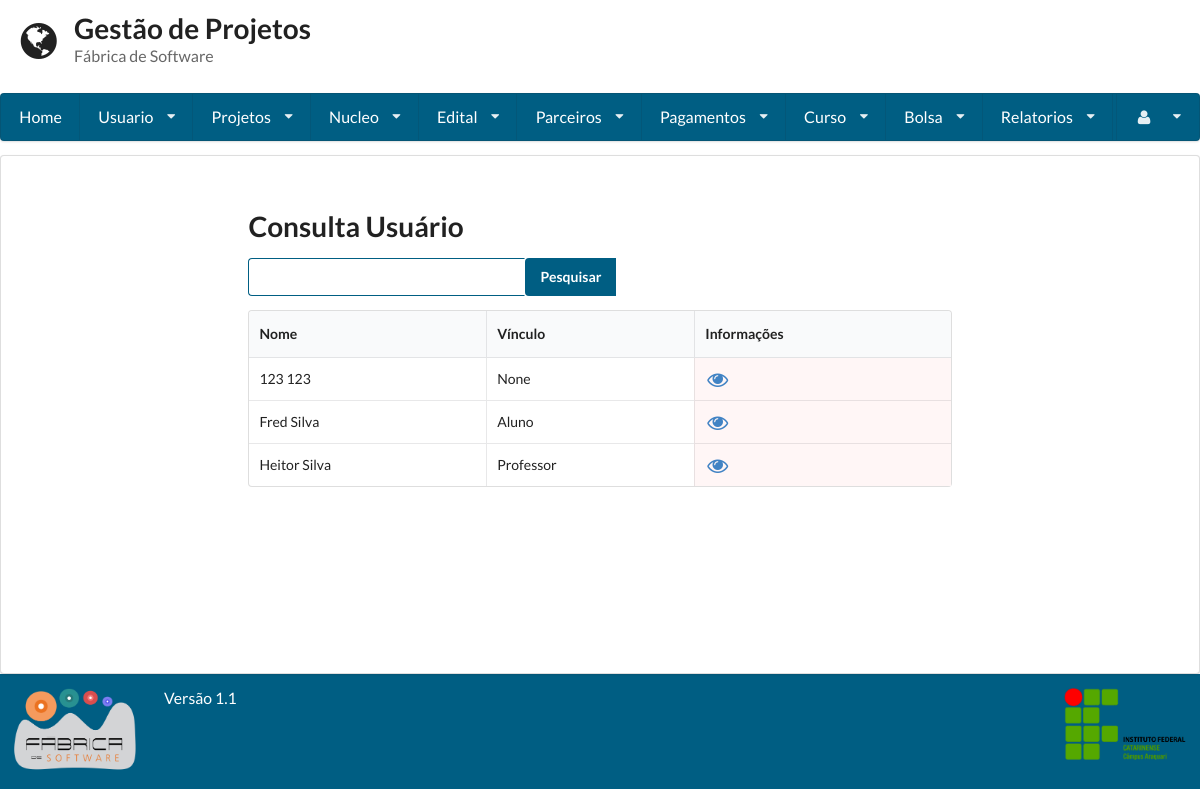
The page /consulta_usuario/ (signed in) on the database its author committed.
### gestaoapp/models/usuario.py (models this page shows, shortened)
class Usuario(User):
    PERIODO_CHOICES = (
        ('primeiro', '1° Semestre'),
        ('segundo', '2° Semestre'),
        ('terceiro', '3° Semestre'),
        ('quarto', '4° Semestre'),
        ('quinto', '5° Semestre'),
        ('sexto', '6° Semestre'),
        ('setimo', '7° Semestre'),
        ('oitavo', '8° Semestre'),
        ('nono', '9° Semestre'),
        ('decimo', '10° Semestre'),
    )
    VINCULO_CHOICES = (
        ('Aluno', 'Aluno'),
        ('Professor', 'Professor'),
    )
    periodo = models.CharField(
        max_length=255, null=True, blank=True,
        choices=PERIODO_CHOICES
    )
    vinculo_institucional = models.CharField(
        max_length=255, null=True, blank=True,
        choices=VINCULO_CHOICES)
    email_opcional = models.EmailField(max_length=254, null=True, blank=True)
    matricula = models.CharField(max_length=255, unique=True)
    foto = models.ImageField(upload_to='profile_images')
    carga_horaria = models.IntegerField(validators=[MaxValueValidator(100), MinValueValidator(1)])
    telefone1 = models.CharField(max_length=11)
    telefone2 = models.CharField(max_length=11, blank=True, null=True)
    curso = models.ForeignKey(Curso, null=True, blank=True)
    verificacao = models.CharField(max_length=255, null=True, blank=True, unique=True)
    lattes = models.URLField(null=True, blank=True)
    desc = models.TextField()
    super_adm = models.BooleanField(default=False)

### gestaoapp/views/usuario.py (the view, shortened to what this page needs)
# urls.py: url(r'^consulta_usuario/', ConsultaUsuario.as_view()),
class ConsultaUsuario(LoginRequiredMixin, View):
    template = 'usuario/consulta.html'
    def get(self, request):
        form = Busca()
        usuario = Usuario.objects.all()
        return render(request, self.template, {'usuarios': usuario, "form": form})

### gestaoapp/forms/busca.py
class Busca(forms.Form):
	nome = forms.CharField(label='Buscar', widget=forms.TextInput)

### gestaoapp/templates/usuario/consulta.html (shortened to what this page needs)
{% extends 'base.html' %}
{% block conteudo %}
    {% if user.is_superuser %}
        <form method='POST' action='/consulta_usuario/' class="ui form">
            <h1 class=" ui header">Consulta Usuário</h1>
            <div class="ui action input">
                {{ form.nome }}
                <input type="submit" value="Pesquisar" class='icon search'>
            </div>
        </form>
        <table class="ui celled table">
            <thead>
            <tr>
                <th>Nome</th>
                <th>Vínculo</th>
                <th>Informações</th>
            </tr>
            </thead>
            <tbody>
            {% for usuario in usuarios %}
                <tr>
                    <td>{{ usuario.first_name }} {{ usuario.last_name }}</td>
                    <td>{{ usuario.vinculo_institucional }}</td>
                    <td class="negative"><a href="../visualizar_usuario/{{ usuario.id }}"><i class="unhide large icon"></i></a></td>
                </tr>
            {% endfor %}
            </tbody>
        </table>
    {% endif %}
{% endblock %}

### static/base.css (style rules this page uses)
input.icon.search { background-color: #005e83 !important; color: #fff !important; font-weight: bold !important; }
input { border-color: #005E83 !important; }

### rows shown on the page
Usuario: first_name "123", last_name "123", vinculo_institucional "None"
Usuario: first_name "Fred", last_name "Silva", vinculo_institucional "Aluno"
Usuario: first_name "Heitor", last_name "Silva", vinculo_institucional "Professor"
